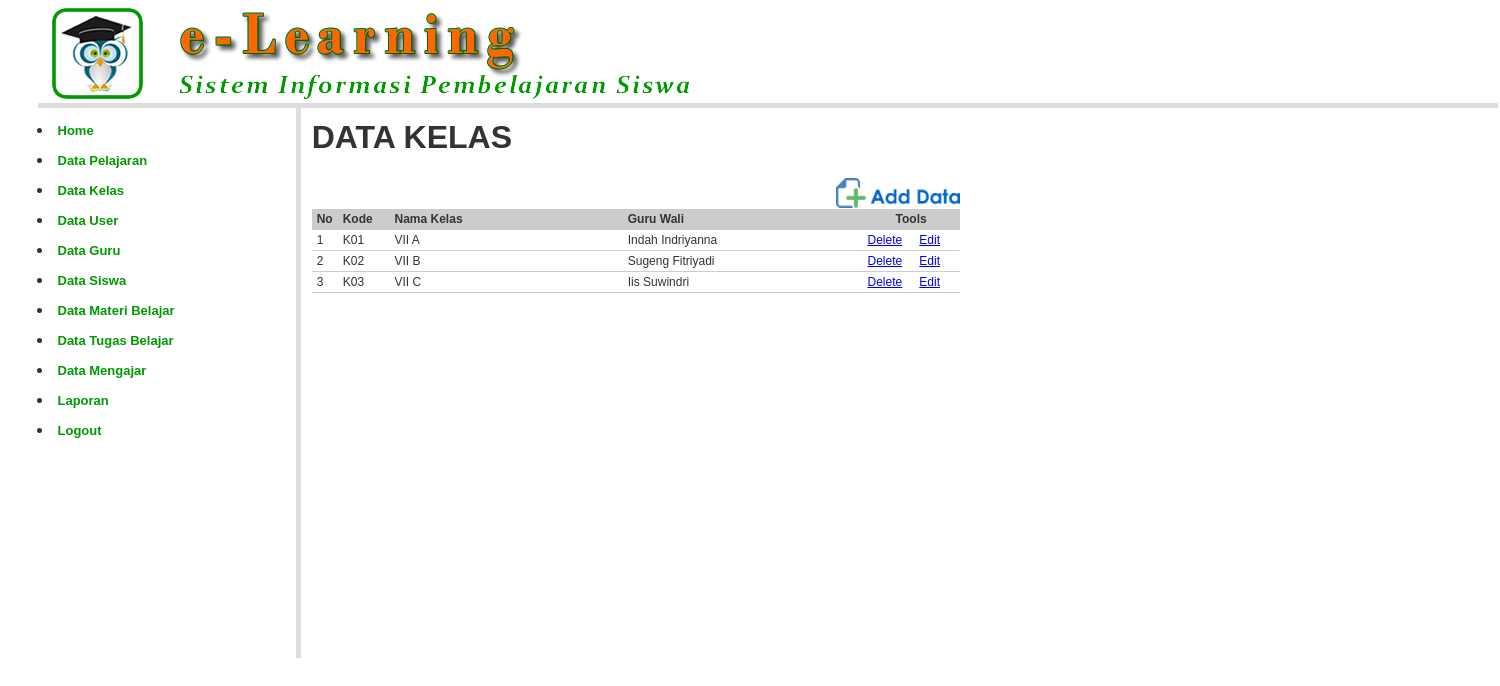
The app's page /admin/?open=Kelas-Data (signed in) with its own data.
### tables this page shows
CREATE TABLE `kelas` (
  `kd_kelas` char(3) NOT NULL,
  `nm_kelas` varchar(100) NOT NULL,
  `kd_guru` char(4) NOT NULL
);

CREATE TABLE `guru` (
  `kd_guru` char(4) NOT NULL,
  `nm_guru` varchar(100) NOT NULL,
  `kelamin` char(1) NOT NULL,
  `alamat` varchar(200) NOT NULL,
  `no_telepon` varchar(20) NOT NULL,
  `username` varchar(20) NOT NULL,
  `password` varchar(200) NOT NULL
);

### admin/kelas_data.php (the view, shortened to what this page needs)
<?php
include_once "../library/inc.connection.php";
?>
<table width="650" border="0" cellpadding="2" cellspacing="1" class="table-border">
  <tr>
    <td width="789" colspan="2"><h1><b>DATA KELAS  </b></h1></td>
  </tr>
  <tr>
    <td colspan="2" align="right"><a href="?open=Kelas-Add" target="_self"><img src="../images/btn_add_data.png" height="30" border="0"  /></a></td>
  </tr>
  <tr>
    <td colspan="2"><table class="table-list" width="100%" border="0" cellspacing="1" cellpadding="3">
      <tr>
        <td width="4%" bgcolor="#CCCCCC"><strong>No</strong></td>
        <td width="8%" bgcolor="#CCCCCC"><strong>Kode</strong></td>
        <td width="36%" bgcolor="#CCCCCC"><strong>Nama Kelas </strong></td>
        <td width="37%" bgcolor="#CCCCCC"><strong>Guru Wali </strong></td>
        <td colspan="2" align="center" bgcolor="#CCCCCC"><strong>Tools</strong></td>
        </tr>
<?php
$mySql 	= "SELECT kelas.*, guru.nm_guru FROM kelas
			LEFT JOIN guru ON kelas.kd_guru = guru.kd_guru ORDER BY kelas.kd_kelas ASC";
$myQry 	= mysql_query($mySql, $koneksidb)  or die ("Query  salah : ".mysql_error());
$nomor  = 0;
while ($myData = mysql_fetch_array($myQry)) {
	$nomor++;
	$Kode = $myData['kd_kelas'];
?>
      <tr>
        <td> <?php echo $nomor; ?>  </td>
        <td> <?php echo $myData['kd_kelas']; ?> </td>
        <td> <?php echo $myData['nm_kelas']; ?> </td>
        <td> <?php echo $myData['nm_guru']; ?> </td>
        <td width="8%"><a href="?open=Kelas-Delete&Kode=<?php echo $Kode; ?>" target="_self" onclick="return confirm('YAKIN INGIN MENGHAPUS DATA KELAS INI ... ?')">Delete</a></td>
        <td width="7%"><a href="?open=Kelas-Edit&Kode=<?php echo $Kode; ?>" target="_self">Edit</a></td>
      </tr>
<?php } ?>
    </table></td>
  </tr>
  <tr>
    <td colspan="2">&nbsp;</td>
  </tr>
</table>

### styles/style.css (style rules this page uses)
body { margin:0px auto 0px; padding:3px; font-family:"Arial"; font-size:12px; color:#333; width:95%; background-position:top; background-color:#fff; }
.table-main td { color: #333; border-collapse: collapse; vertical-align: center; padding: 0px; border:none; }
.table-list { clear: both; text-align: left; border-collapse: collapse; margin: 0px 0px 10px 0px; background:#fff; }
.table-list td { color: #333; font-size:12px; border-color: #fff; border-collapse: collapse; vertical-align: center; padding: 3px 5px; border-bottom:1px #CCCCCC solid; }

### records on screen
kelas: kd_kelas "K01", nm_kelas "VII A", kd_guru.nm_guru "Indah Indriyanna"
kelas: kd_kelas "K02", nm_kelas "VII B", kd_guru.nm_guru "Sugeng Fitriyadi"
kelas: kd_kelas "K03", nm_kelas "VII C", kd_guru.nm_guru "Iis Suwindri"
